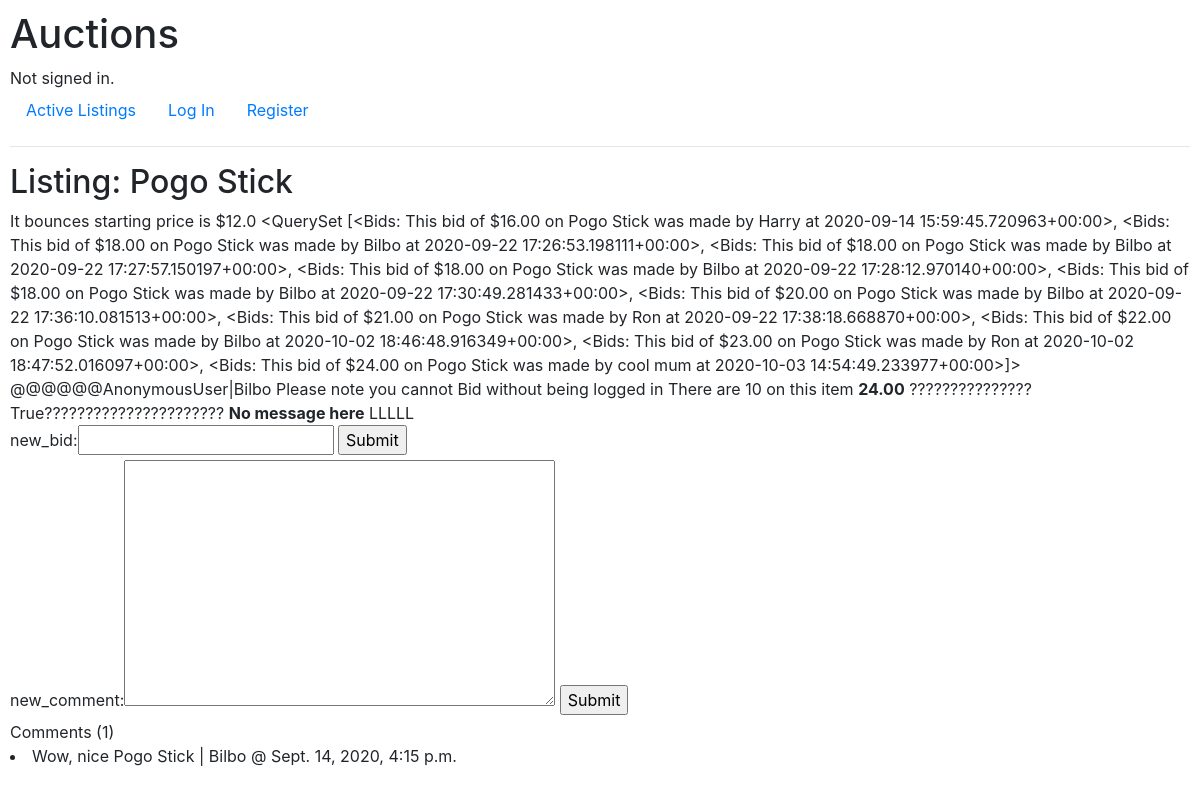
Page /listing/5 on the committed database.
### auctions/models.py (models this page shows, shortened)
class Auction_listings(models.Model):
    name = models.CharField(max_length=64)
    body_text = models.TextField()
    init_price = models.FloatField(max_length=16)
    picture = models.URLField(null = True, blank=True)
    category = models.CharField(default= "Fashion", max_length=16)
    status = models.BooleanField(default = True)
    owner = models.ForeignKey(User, on_delete = models.CASCADE, default = 2, related_name="owner")
    winner = models.ForeignKey(User, on_delete = models.CASCADE, blank = True, null = True, related_name="winner")
    def __str__(self):
        return f"{self.name}"

class Bids(models.Model):
    bidding_user = models.ForeignKey(User, on_delete = models.CASCADE)
    selling_item = models.ForeignKey(Auction_listings, on_delete = models.CASCADE, related_name="item")
    bid_value = models.DecimalField(decimal_places=2, max_digits=9)
    created = models.DateTimeField(auto_now_add=True)
    def __str__(self):
        return f"This bid of ${self.bid_value} on {self.selling_item} was made by {self.bidding_user} at {self.created}"

class User(AbstractUser):
    pass

class Comment(models.Model):
    commenter = models.ForeignKey(User, on_delete = models.CASCADE, related_name = "my_comments")
    item = models.ForeignKey(Auction_listings, on_delete = models.CASCADE, related_name="comments")
    comment = models.TextField()
    created = models.DateTimeField(auto_now_add=True)

### auctions/views.py (the view)
# urls.py: path("listing/<int:Auction_listings_id>", views.listing, name="listing"),
def listing(request, Auction_listings_id):
    all_listings = Auction_listings.objects.order_by().values_list('id', flat=True).distinct()
    valid = Auction_listings.objects.filter(id = Auction_listings_id).get().status
    listing = Auction_listings.objects.get(id = Auction_listings_id)
    bids = Bids.objects.filter(selling_item = Auction_listings_id).order_by('bid_value')
    comments = Comment.objects.filter(item = listing)
    no_bids = Bids.objects.filter(selling_item = Auction_listings_id).count()
    no_comments = Comment.objects.filter(item = Auction_listings_id).count()
    user = request.user
    lister = listing.owner
    if Bids.objects.filter(selling_item = Auction_listings_id).order_by('-bid_value').first() is not None:
        highest_bid_2 = Bids.objects.filter(selling_item = Auction_listings_id).order_by('-bid_value').first()  #if no preexisting need to get starting
        highest_bid = highest_bid_2.bid_value
    else:
        highest_bid = listing.init_price
    if listing.winner != None:
        winner = listing.winner
    elif listing.winner == None and valid == False:
        winner = "No one"
    else:
        winner = None
    if 'message' not in locals() :
        message = "No message here"
    if Auction_listings_id not in all_listings:
        return render(request, "auctions/error_message.html", {
            "message": "This page does not exist" + str(all_listings) #Just to check which values are in all_listings
        })
    else:
        form = NewBidForm(request.POST)
        form_2 = NewCommentForm(request.POST)
        return render(request, "auctions/listing.html", {
            "listing": listing,
            "bids": bids,
            "form": form,
            "comment_form": form_2,
            "comments": comments,
            "no_comments": no_comments,
            "no_bids": no_bids,
            "valid": valid,
            "user": user,
            "lister":lister,
            "highest_bid":highest_bid,
            "message": message,
            "winner": winner
        })

### auctions/forms.py
class NewBidForm(forms.Form):
    new_bid = forms.FloatField(widget = forms.NumberInput, label = "new_bid", required= False)

class NewCommentForm(forms.Form):
    comment_content = forms.CharField(widget= forms.Textarea, label= "new_comment", required = False)

### auctions/templates/auctions/listing.html (shortened to what this page needs)
{% extends "auctions/layout.html" %}
{% block body %}
    <h2>Listing: {{listing.name}}</h2>
    {{listing.body_text}}
    starting price is ${{listing.init_price}}
    {{bids}}
    @@@@@@{{user}}|{{lister}}
    {% if user.is_authenticated %}
        <a href="{% url 'add_watch' listing.id%}">Add to watchlist</a>
    {% else %}
        Please note you cannot Bid without being logged in
    {% endif %}
    There are {{no_bids}} on this item
    <strong>{{highest_bid}}</strong>
    ???????????????{{valid}}??????????????????????
    <strong>{{message}}</strong>
    LLLLL
    {% if valid == True %}
        <form action="{% url 'new_bid' listing.id%}" method = "POST">
            {{form}}
            <input type="submit">
        </form>
        <form action="{% url 'new_comment' listing.id%}" method = "POST">
            {{comment_form}}
            <input type="submit">
        </form>
    {% endif %}
    Comments ({{no_comments}})
    {% for comment in comments %}
    <li>
        {{comment.comment}} | {{comment.commenter}} @ {{comment.created}}
    </li>
    {% endfor %}
{% endblock %}

### auctions/static/auctions/styles.css (style rules this page uses)
body { padding: 10px; }

### rows in the picture
Auction_listings: name "Pogo Stick", body_text "It bounces", init_price "12.0"
Bids: bid_value+selling_item+bidding_user "<QuerySet [<Bids: This bid of $16.00 on Pogo Stick was made by Harry at 2020-09-14 15:59:45.720963+00:00>, <Bids: This bid of $18.00 on Pogo Stick was made by Bilbo at 2020-09-22 17:26:53.198111+00:00>, <Bids: This bid of $18.00 on Pogo Stick was made by Bilbo at 2020-09-22 17:27:57.150197+00:00>, <Bids: This bid of $18.00 on Pogo Stick was made by Bilbo at 2020-09-22 17:28:12.970140+00:00>, <Bids: This bid of $18.00 on Pogo Stick was made by Bilbo at 2020-09-22 17:30:49.281433+00:00>, <Bids: This bid of $20.00 on Pogo Stick was made by Bilbo at 2020-09-22 17:36:10.081513+00:00>, <Bids: This bid of $21.00 on Pogo Stick was made by Ron at 2020-09-22 17:38:18.668870+00:00>, <Bids: This bid of…"
User: username "Bilbo"
Bids: bid_value "24.00"
Comment: comment "Wow, nice Pogo Stick", commenter "Bilbo", created "Sept. 14, 2020, 4:15 p.m."

### other values in the picture
{{ user }} "AnonymousUser"
{{ no_bids }} "10"
{{ valid }} "True"
{{ message }} "No message here"
{{ no_comments }} "1"
